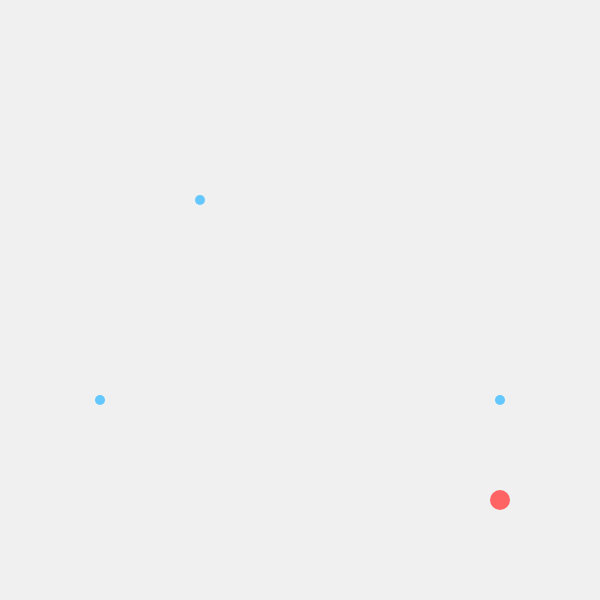
Frame 1 (no input)
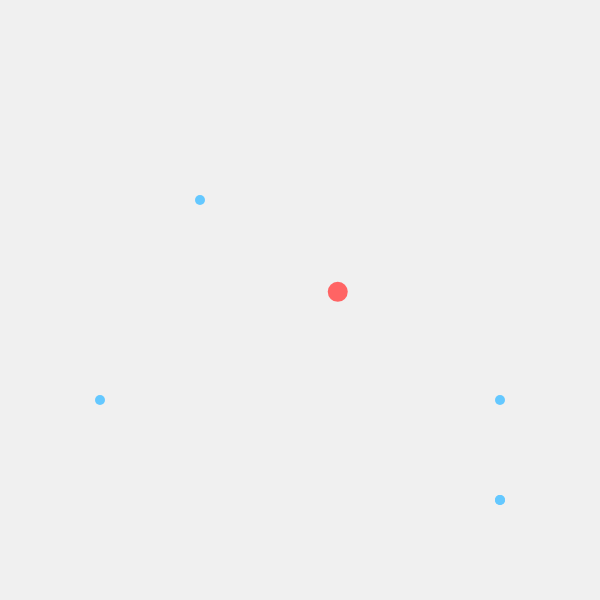
Frame 60 (no input)
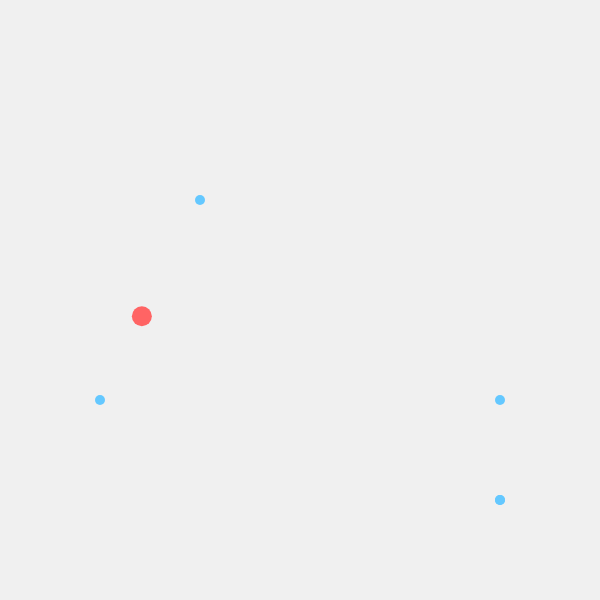
Frame 120 (the mouse pressed at the canvas centre since frame 60)

The p5.js sketch that drew these frames (run headless with seeded random() and noise() and a simulated clock; from frame 60 on, the mouse is pressed at the canvas centre):

// p5.js sketch
// ── sketch.js
let path = [
    { x: 500, y: 500 },
    { x: 500, y: 400 },
    { x: 200, y: 200 },
    { x: 100, y: 400 },
    { x: 500, y: 500 },
];
let currentPointIndex = 0; // Current segment of the path
let t = 0; // Interpolation parameter (0 to 1)
let speed = 5; // Speed of the ball (pixels per frame)
let segmentLength = 0; // Length of the current segment

function setup() {
    createCanvas(600, 600);
    noStroke();

    // Calculate the length of the first segment
    segmentLength = dist(path[0].x, path[0].y, path[1].x, path[1].y);
}

function draw() {
    background(240);

    // Draw the path as circles for reference
    for (let point of path) {
        fill(100, 200, 255);
        circle(point.x, point.y, 10);
    }

    // Ensure we stay within the bounds of the path
    if (currentPointIndex < path.length - 1) {
        // Get the current and next points
        let current = path[currentPointIndex];
        let next = path[currentPointIndex + 1];

        // Interpolate position
        let x = lerp(current.x, next.x, t);
        let y = lerp(current.y, next.y, t);

        // Draw the ball
        fill(255, 100, 100);
        circle(x, y, 20);

        // Update interpolation parameter based on speed
        t += speed / segmentLength;

        // If we've reached the next point, move to the next segment
        if (t >= 1) {
            t = 0; // Reset interpolation
            currentPointIndex++; // Advance to the next segment

            // Calculate the length of the new segment
            if (currentPointIndex < path.length - 1) {
                segmentLength = dist(
                    path[currentPointIndex].x,
                    path[currentPointIndex].y,
                    path[currentPointIndex + 1].x,
                    path[currentPointIndex + 1].y,
                );
            }
        }
    } else {
        // Loop back to the start of the path
        currentPointIndex = 0;
        t = 0;
        segmentLength = dist(path[0].x, path[0].y, path[1].x, path[1].y);
    }
}
